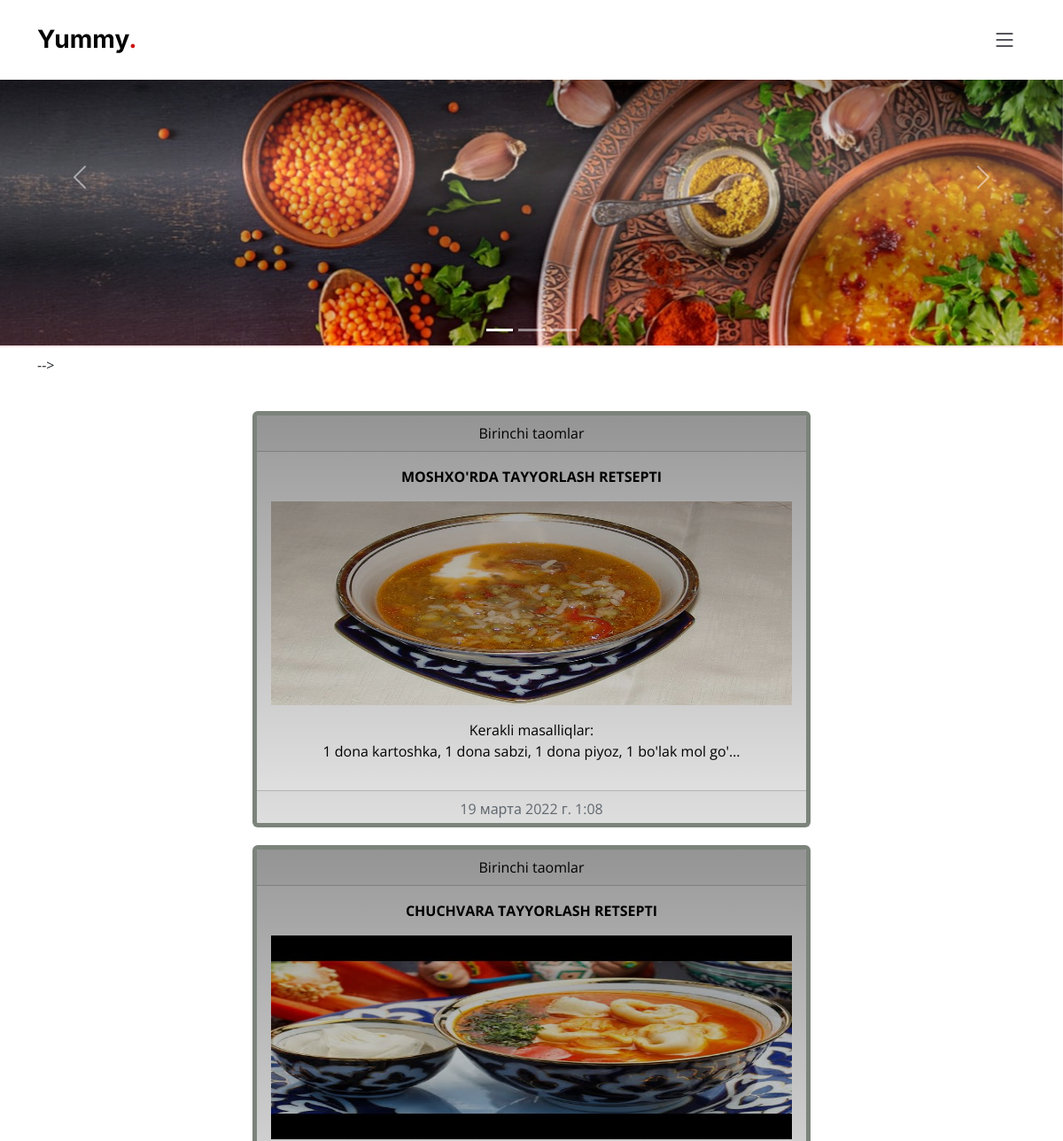
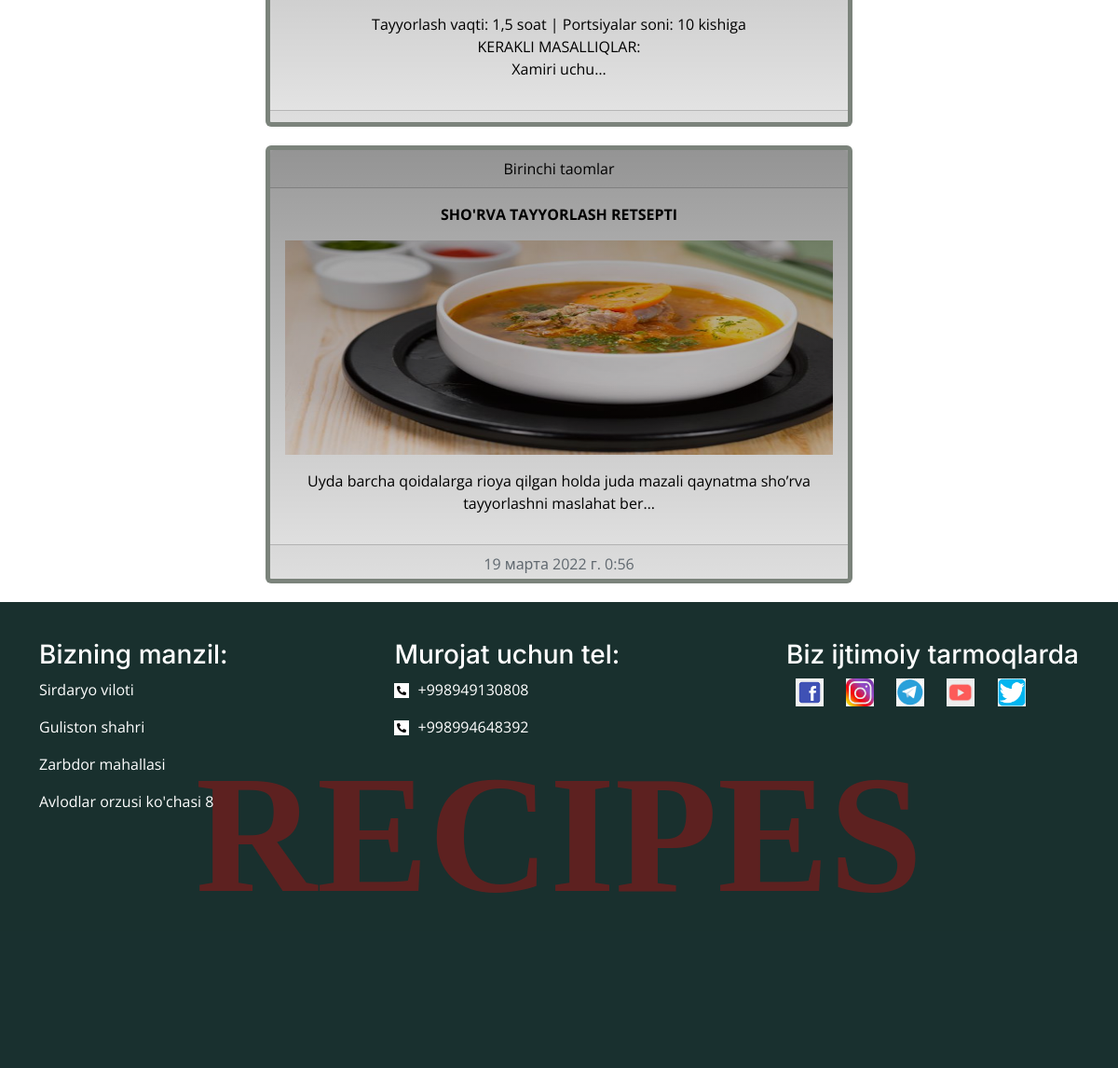
Page /category/1/ on the committed database (2 pictures, top to bottom).
### recipe/models.py (models this page shows, shortened)
class Recipe(models.Model):     # Recipe jadvalini ochdik. id ni avtomatik tarzda django yaratadi
    title = models.CharField(max_length=150, verbose_name='Название')    # max_length-> varchar yani nechta harf ketishi
    content = models.TextField(blank=True, verbose_name='Описание')      # blank-> agar content berilmagan bolsa ishkal chiqmaslik uchun
    created_at = models.DateTimeField(auto_now_add=True, verbose_name='Дата создания')   # malumot kiritilgan vaqti avtomatik beriladi
    updated_at = models.DateTimeField(auto_now=True, verbose_name='Дата обновления')     # bu obnovleniya qilish uchun
    photo = models.ImageField(upload_to='photos/', blank=True, null=True, verbose_name='Изображение')    # photos papkasi avtomatik ochiladi va bosh bosa parot qimasin va null True-> bosh bolishi munkin
    is_published = models.BooleanField(default=False, verbose_name='Опубликовано ли')    # Chop etilishiga ruxsat beruvchi ptichka
    category = models.ForeignKey(Categorie, on_delete=models.CASCADE, verbose_name='Категория')     # Recipe ni category bilan ulayapdi. Kategoriyalar o'chirilib tashlanganda, unga tegishli maqolalar xam o'chib ketsin
    author = models.ForeignKey(User, on_delete=models.CASCADE, verbose_name='Автор') # models bog'liq bo'sin User ga (User djangodan import qilingan)
    def get_absolute_url(self):            # aqilli ssilka
        return reverse('recipe_detail', kwargs={'pk': self.pk})
    class Meta:
        verbose_name = 'Рецепт'  # admin panelda retseptlar degan kak papka ochilyapdi
        verbose_name_plural = 'Рецепты'  # bu ko'plikda
        ordering = ['-created_at']  # ma'lumot "kirgizilgan vaqti" bo'yicha sartirovka qilinsin

class Categorie(models.Model):         # Category jadvalini ochdik
    title = models.CharField(max_length=150, verbose_name='Название')
    def get_absolute_url(self):            # aqilli ssilka
        return reverse('category_list', kwargs={'pk': self.pk})
    class Meta:
        verbose_name = 'Категория'           # admin panelda retseptlar degan kak papka ochilyapdi
        verbose_name_plural = 'Категории'    # bu ko'plikda

### recipe/views.py (the view)
# urls.py: path('category/<int:pk>/', RecipeListByCategory.as_view(), name='category_list'),
class RecipeListByCategory(RecipeList):                          # tepadagi RecipeList classidan meros olamiz
    def get_queryset(self):
        return Recipe.objects.filter(                                # Recipe jadvalidan categoriyalarni id si bo'yicha filter qilib ber
            category_id=self.kwargs['pk'], is_published=True
        ).select_related('category')                                # Recipe dagi categoriya bilan maqolalarni ulab ket
    def get_context_data(self, *, object_list=None, **kwargs):
        context = super().get_context_data()                         # tepa qatordagi get_context_data dan meros olamiz
        category = Categorie.objects.get(pk=self.kwargs['pk'])       # modelsdagi Categorie classini obektlari olinyapdi (id bo'yicha)
        context['title'] = category.title                            # context title kaliti bo'yicha tenglashadi categoryni title liga
        return context

### recipe/templatetags/recipes_tags.py (called while the page is built)
@register.simple_tag()                                                # recipes_tags.py ni Djangoga registratsiya qildik.
def get_all_categories():                                            # Xamma categoryalarni ob beruvchi funcsiya
    categories = Categorie.objects.annotate(Count('recipe'))        # Categoriyalarni sanab berdi
    return categories

### recipe/templates/recipe/recipe_list.html (shortened to what this page needs)
{% extends 'base.html' %}               # base.html dan meros ol
{% load recipes_tags %}                 # recipes_tags.py ni ishga tushir
{% block main %}
        {% block carousel %}
            {% include 'components/_carousel.html' %}
        {% endblock carousel %}
<div class="container">
        <div class="d-flex justify-content-between">
            <div class="d-flex card-wrap">
                {% for recipe in recipes %}
                {% include 'recipe/components/_card.html' %}
                {% endfor %}
            </div>
        </div>
</div>
{% endblock main %}

### recipe/templates/recipe/components/_card.html
{% load static %}
<a class="card-global-link" href="{{ recipe.get_absolute_url }}">
    <div class="card text-center">
        <div class="card-header">
            {{ recipe.category.title }}
        </div>
            <div class="card-body">
                <p class="card-title-global">{{ recipe.title }}</p>
                <div class="card-photo" style="height: 230px;">
                    {% if recipe.photo %}
                        <img src="{{ recipe.photo.url }}" width="100%" height="100%" alt="rasm">
                    {% else %}
                        <img src="https://images.unsplash.com/photo-1542010589005-d1eacc3918f2?ixlib=rb-1.2.1&ixid=MnwxMjA3fDB8MHxzZWFyY2h8Mnx8cmVjaXBlc3xlbnwwfHwwfHw%3D&w=1000&q=80" width="100%" height="230" alt="rasm">
                    {% endif %}
                </div>
                <p class="card-text">{{ recipe.content | linebreaks| truncatechars:100 }}</p>
            </div>
        <div class="card-footer text-muted">
            {{ recipe.created_at}}
        </div>
    </div>
</a>

### recipe/static/recipe/css/main.css (style rules this page uses)
.card-global-link { text-decoration: none; color: black; }
.card-wrap { display: flex; flex-wrap: wrap; justify-content: space-between; margin-top: 20px; margin-bottom: 20px; }
.card { width: 630px; height: 470px; position: relative; overflow-x: hidden; overflow-y: hidden; margin-top: 20px; border: 5px solid rgba(67, 79, 67, 0.7); }
.card-title-global { color: black; font-weight: bold; }
.card::after { position: absolute; content: ''; top: 0; bottom: 0; right: 0; left: 0; transform: translateY(0); background-image: linear-gradient(to bottom, rgba(0, 0, 0, 0.4), rgba(0, 0, 0, 0.1)); transition: 0.5s ease transform; }

### recipe/static/recipe/css/media.css (style rules this page uses)
@media (max-width: 1400px) { .card-global-link { margin: 0 auto; } }

### recipe/static/assets/css/main.css (style rules this page uses)
:root { --font-default: "Open Sans", system-ui, -apple-system, "Segoe UI", Roboto, "Helvetica Neue", Arial, "Noto Sans", "Liberation Sans", sans-serif, "Apple Color Emoji", "Segoe UI Emoji", "Segoe UI Symbol", "Noto Color Emoji"; --font-primary: "Amatic SC", sans-serif; --font-secondary: "Inter", sans-serif; }
:root { --color-default: #212529; --color-primary: #ce1212; --color-secondary: #37373f; }
:root { scroll-behavior: smooth; }
body { font-family: var(--font-default); color: var(--color-default); }
a { color: var(--color-primary); text-decoration: none; }

### rows in the picture
Recipe: category "Birinchi taomlar", title "MOSHXO'RDA TAYYORLASH RETSEPTI", photo (picture), content "Kerakli masalliqlar: 1 dona kartoshka, 1 dona sabzi, 1 dona piyoz, 1 bo'lak mol go'…", created_at "19 марта 2022 г. 1:08"
Recipe: category "Birinchi taomlar", title "CHUCHVARA TAYYORLASH RETSEPTI", photo (picture), content "Tayyorlash vaqti: 1,5 soat | Portsiyalar soni: 10 kishiga KERAKLI MASALLIQLAR: Xamiri uchu…"
Recipe: category "Birinchi taomlar", title "SHO'RVA TAYYORLASH RETSEPTI", photo (picture), content "Uyda barcha qoidalarga rioya qilgan holda juda mazali qaynatma sho’rva tayyorlashni maslahat ber…", created_at "19 марта 2022 г. 0:56"
